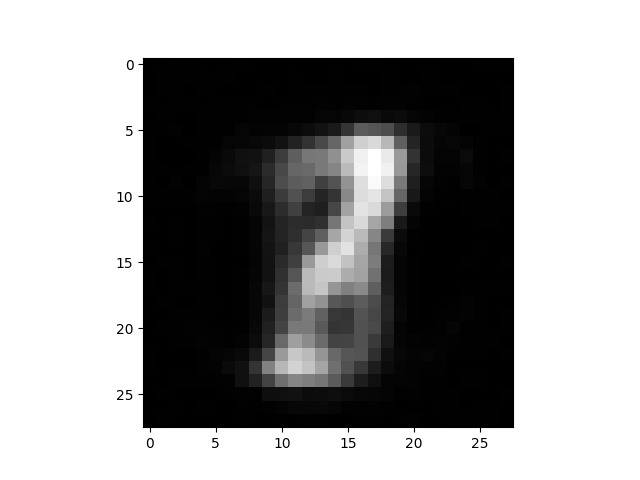
#> input picture results/algorithm1/2 layer/4/i1/0000.jpg, 640 x 480 px; its folder holds 4 pictures in this run
$ python subplot.py   (older library calls are emulated)
#> lines starting #> are read from the running program, lines starting #| are printed output that depends on the picture
import matplotlib
matplotlib.use('Agg')
import matplotlib.pyplot as plt
import numpy as np
import random
import numpy as np
import matplotlib.pyplot as plt
import sys, os
from os import path
import math
from scipy.misc import imread

def plot_images():
    folder = path.realpath("i1")
    images = os.listdir(folder)
    print(images)
    i = 0
    #plt.imshow(images[0])
    plt.savefig('./' + "here" + '.jpg')
    plt.figure(figsize=[24,10]) # set image size
    plt.subplots_adjust(wspace = 0.125)# set distance between the subplots
    for image in images:
        plt.subplot(1,len(images),i+1)
        im = imread(folder+'/'+image)
#> im is the input picture: shape (480, 640, 3); min 0, max 255, mean 153.5
        i+=1
        imgplot = plt.imshow(im)
        imgplot.axes.get_xaxis().set_visible(False)
        imgplot.axes.get_yaxis().set_visible(False)
        plt.savefig('./' + "here" + '.jpg')
#> pass 2 of the loop in plot_images, `for image in images:`:
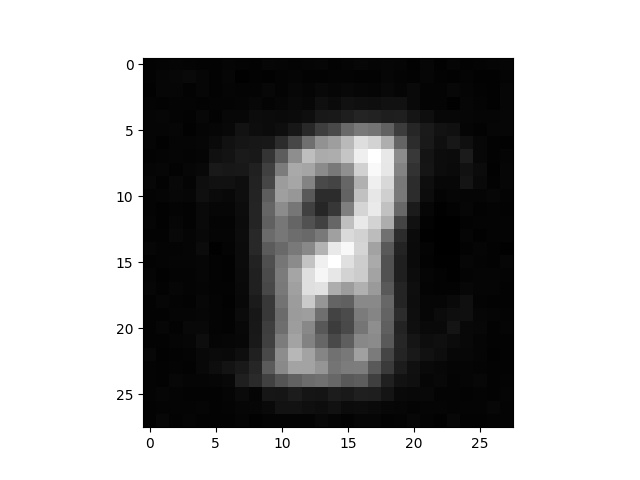
#> input picture results/algorithm1/2 layer/4/i1/1111.jpg, 640 x 480 px
#> in plot_images, im is the input picture: shape (480, 640, 3); min 0, max 255, mean 159.1
#> in plot_images, `plt.savefig('./' + "here" + '.jpg')`:
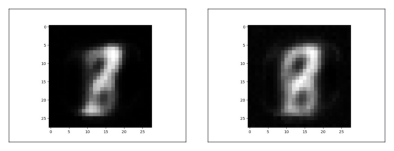
#> figure drawn by matplotlib, 2 panels
#> pass 3 of the loop in plot_images, `for image in images:`:
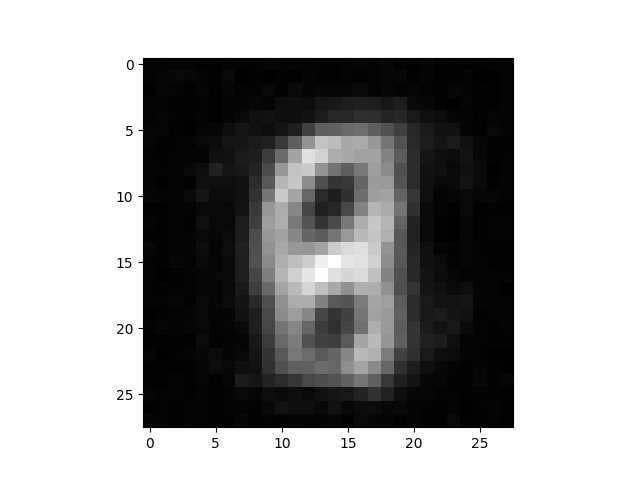
#> input picture results/algorithm1/2 layer/4/i1/2222.jpg, 640 x 480 px
#> in plot_images, im is the input picture: shape (480, 640, 3); min 0, max 255, mean 159.8
#> in plot_images, `plt.savefig('./' + "here" + '.jpg')`:
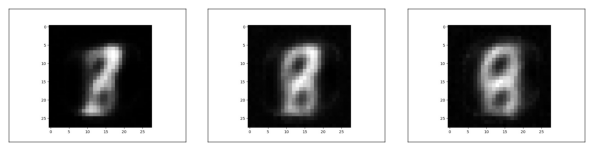
#> figure drawn by matplotlib, 3 panels
#> the loop made 4 passes; the first 3 are shown
    plt.show()
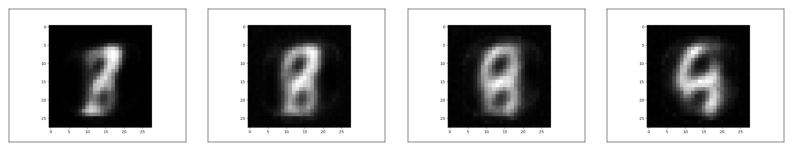
#> figure drawn by matplotlib, 4 panels
    return

plot_images()
